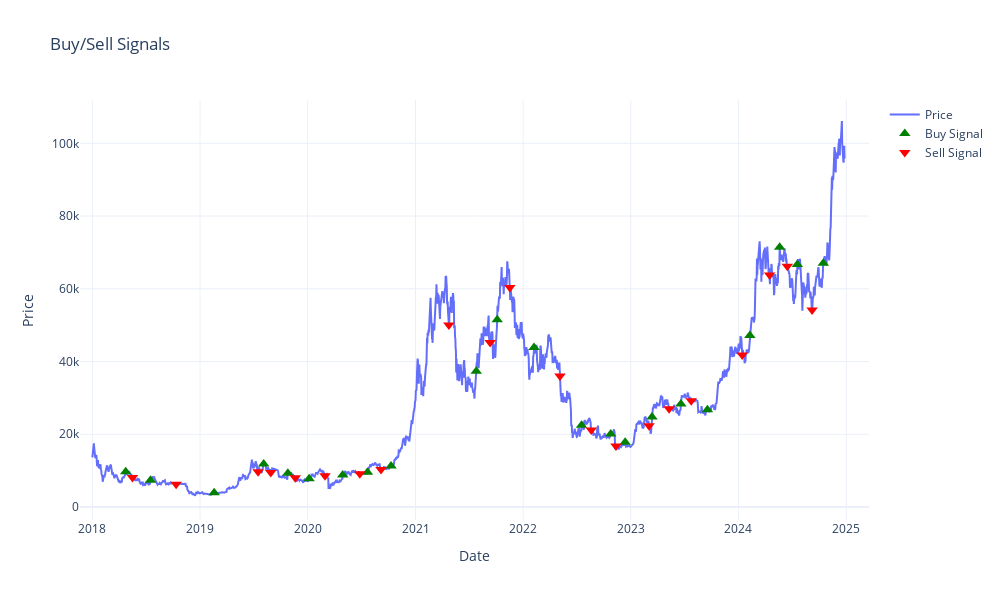

Notebook cell for this chart:
### Code cell
df = data.copy()
df['Date'] = df.index

run_results = strategy_dict['HybridATRCCIStrategy']['results']
strategy_instance = run_results[0]

buys = strategy_instance.buy_signals
sells = strategy_instance.sell_signals

# upper_threshold = strategy_instance.upper_bounds
# lower_threshold = strategy_instance.lower_bounds
# print(upper_threshold)

fig = go.Figure()

fig.add_trace(go.Scatter(
    x=df['Date'],
    y=df['Close'],
    mode='lines',
    name='Price'
))

fig.add_trace(go.Scatter(
    x=[signal[0] for signal in buys],
    y=[signal[1] for signal in buys],
    mode='markers',
    marker=dict(size=10, color='green', symbol='triangle-up'),
    name='Buy Signal'
))

fig.add_trace(go.Scatter(
    x=[signal[0] for signal in sells],
    y=[signal[1] for signal in sells],
    mode='markers',
    marker=dict(size=10, color='red', symbol='triangle-down'),
    name='Sell Signal'
))

# fig.add_trace(go.Scatter(
#     x=[signal[0] for signal in upper_threshold],
#     y=[signal[1] for signal in upper_threshold],
#     mode='lines',
#     name='Upper Bound'
# ))

# fig.add_trace(go.Scatter(
#     x=[signal[0] for signal in lower_threshold],
#     y=[signal[1] for signal in lower_threshold],
#     mode='lines',
#     name='Lower Bound'
# ))


fig.update_layout(
    title="Buy/Sell Signals",
    xaxis_title="Date",
    yaxis_title="Price",
    template="plotly_white",
    height=600,
    width=1000
)

fig.show()

### Figure 1 — Plotly figure (JSON) as saved in the notebook; plotly's stock layout.template omitted (floating-point values rounded to 4 significant figures; data arrays with more than 128 entries replaced by an {"elided": "..."} marker saying what was removed)
{"data": [{"mode": "lines", "name": "Price", "type": "scatter", "x": {"elided": "2552 str values"}, "y": {"elided": "2552 float values"}}, {"marker": {"color": "green", "size": 10, "symbol": "triangle-up"}, "mode": "markers", "name": "Buy Signal", "type": "scatter", "x": ["2018-04-24T00:00:00", "2018-07-17T00:00:00", "2019-02-18T00:00:00", "2019-08-05T00:00:00", "2019-10-26T00:00:00", "2020-01-06T00:00:00", "2020-04-29T00:00:00", "2020-07-22T00:00:00", "2020-10-10T00:00:00", "2021-07-26T00:00:00", "2021-10-05T00:00:00", "2022-02-07T00:00:00", "2022-07-18T00:00:00", "2022-10-25T00:00:00", "2022-12-13T00:00:00", "2023-03-14T00:00:00", "2023-06-20T00:00:00", "2023-09-18T00:00:00", "2024-02-09T00:00:00", "2024-05-20T00:00:00", "2024-07-19T00:00:00", "2024-10-15T00:00:00"], "y": [9698.0, 7321.0, 3916.0, 11810.0, 9245.0, 7769.0, 8801.0, 9525.0, 11300.0, 37340.0, 51510.0, 43840.0, 22490.0, 20100.0, 17780.0, 24750.0, 28330.0, 26750.0, 47150.0, 71450.0, 66710.0, 67040.0]}, {"marker": {"color": "red", "size": 10, "symbol": "triangle-down"}, "mode": "markers", "name": "Sell Signal", "type": "scatter", "x": ["2018-05-17T00:00:00", "2018-10-12T00:00:00", "2019-07-17T00:00:00", "2019-08-29T00:00:00", "2019-11-20T00:00:00", "2020-02-29T00:00:00", "2020-06-26T00:00:00", "2020-09-06T00:00:00", "2021-04-24T00:00:00", "2021-09-11T00:00:00", "2021-11-17T00:00:00", "2022-05-06T00:00:00", "2022-08-20T00:00:00", "2022-11-12T00:00:00", "2023-03-04T00:00:00", "2023-05-11T00:00:00", "2023-07-25T00:00:00", "2024-01-14T00:00:00", "2024-04-16T00:00:00", "2024-06-15T00:00:00", "2024-09-07T00:00:00"], "y": [8094.0, 6275.0, 9694.0, 9510.0, 8027.0, 8600.0, 9163.0, 10280.0, 50050.0, 45200.0, 60370.0, 36040.0, 21170.0, 16800.0, 22350.0, 27000.0, 29230.0, 41800.0, 63810.0, 66191, 54140.0]}], "layout": {"height": 600, "title": {"text": "Buy/Sell Signals"}, "width": 1000, "xaxis": {"title": {"text": "Date"}}, "yaxis": {"title": {"text": "Price"}}}}
